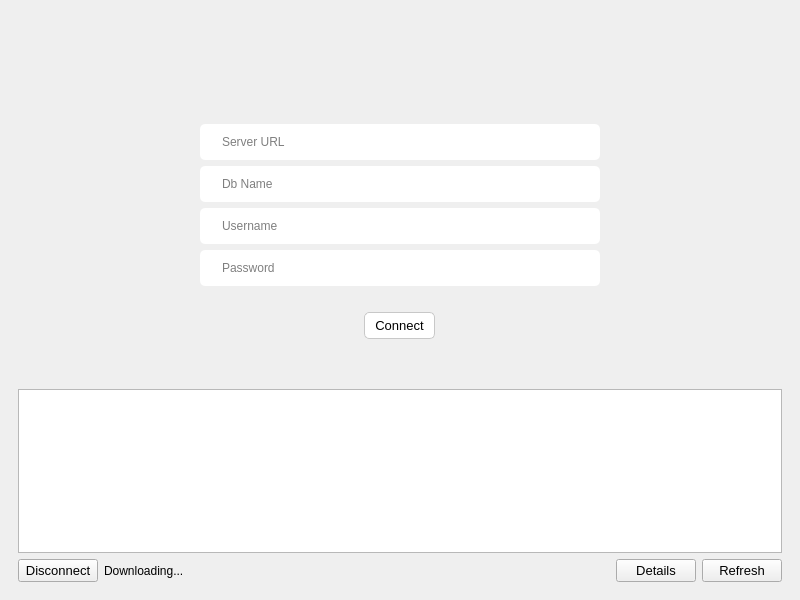
<?xml version="1.0" encoding="UTF-8"?>
<ui version="4.0">
 <class>MainWindow</class>
 <widget class="QMainWindow" name="MainWindow">
  <property name="geometry">
   <rect>
    <x>0</x>
    <y>0</y>
    <width>800</width>
    <height>600</height>
   </rect>
  </property>
  <property name="windowTitle">
   <string>MainWindow</string>
  </property>
  <widget class="QWidget" name="centralwidget">
   <layout class="QVBoxLayout" name="verticalLayout_12">
    <item>
     <layout class="QVBoxLayout" name="verticalLayout_11">
      <item>
       <widget class="QWidget" name="loginAreaWidget" native="true">
        <property name="minimumSize">
         <size>
          <width>0</width>
          <height>200</height>
         </size>
        </property>
        <layout class="QVBoxLayout" name="verticalLayout_2">
         <property name="leftMargin">
          <number>80</number>
         </property>
         <property name="rightMargin">
          <number>80</number>
         </property>
         <item>
          <spacer name="verticalSpacer_3">
           <property name="orientation">
            <enum>Qt::Vertical</enum>
           </property>
           <property name="sizeHint" stdset="0">
            <size>
             <width>20</width>
             <height>40</height>
            </size>
           </property>
          </spacer>
         </item>
         <item>
          <widget class="QLabel" name="label">
           <property name="text">
            <string/>
           </property>
           <property name="pixmap">
            <pixmap resource="resources.qrc">:/icons/icons/lxobserver_logo.png</pixmap>
           </property>
           <property name="alignment">
            <set>Qt::AlignCenter</set>
           </property>
          </widget>
         </item>
         <item>
          <spacer name="verticalSpacer">
           <property name="orientation">
            <enum>Qt::Vertical</enum>
           </property>
           <property name="sizeType">
            <enum>QSizePolicy::Fixed</enum>
           </property>
           <property name="sizeHint" stdset="0">
            <size>
             <width>20</width>
             <height>60</height>
            </size>
           </property>
          </spacer>
         </item>
         <item>
          <layout class="QHBoxLayout" name="horizontalLayout_4">
           <property name="spacing">
            <number>0</number>
           </property>
           <item>
            <widget class="QLineEdit" name="serverUrlLineEdit">
             <property name="sizePolicy">
              <sizepolicy hsizetype="Fixed" vsizetype="Fixed">
               <horstretch>0</horstretch>
               <verstretch>0</verstretch>
              </sizepolicy>
             </property>
             <property name="minimumSize">
              <size>
               <width>400</width>
               <height>0</height>
              </size>
             </property>
             <property name="styleSheet">
              <string notr="true">padding: 10px 20px; background-color: white; border-radius: 5px;</string>
             </property>
             <property name="placeholderText">
              <string>Server URL</string>
             </property>
            </widget>
           </item>
          </layout>
         </item>
         <item>
          <layout class="QHBoxLayout" name="horizontalLayout">
           <property name="spacing">
            <number>0</number>
           </property>
           <item>
            <widget class="QLineEdit" name="dbNameLineEdit">
             <property name="sizePolicy">
              <sizepolicy hsizetype="Fixed" vsizetype="Fixed">
               <horstretch>0</horstretch>
               <verstretch>0</verstretch>
              </sizepolicy>
             </property>
             <property name="minimumSize">
              <size>
               <width>400</width>
               <height>0</height>
              </size>
             </property>
             <property name="styleSheet">
              <string notr="true">padding: 10px 20px; background-color: white; border-radius: 5px;</string>
             </property>
             <property name="placeholderText">
              <string>Db Name</string>
             </property>
            </widget>
           </item>
          </layout>
         </item>
         <item>
          <layout class="QHBoxLayout" name="horizontalLayout_2">
           <property name="spacing">
            <number>0</number>
           </property>
           <item>
            <widget class="QLineEdit" name="userNameLineEdit">
             <property name="sizePolicy">
              <sizepolicy hsizetype="Fixed" vsizetype="Fixed">
               <horstretch>0</horstretch>
               <verstretch>0</verstretch>
              </sizepolicy>
             </property>
             <property name="minimumSize">
              <size>
               <width>400</width>
               <height>0</height>
              </size>
             </property>
             <property name="styleSheet">
              <string notr="true">padding: 10px 20px; background-color: white; border-radius: 5px;</string>
             </property>
             <property name="placeholderText">
              <string>Username</string>
             </property>
            </widget>
           </item>
          </layout>
         </item>
         <item>
          <layout class="QHBoxLayout" name="horizontalLayout_3">
           <property name="spacing">
            <number>0</number>
           </property>
           <item>
            <widget class="QLineEdit" name="passwordLineEdit">
             <property name="sizePolicy">
              <sizepolicy hsizetype="Fixed" vsizetype="Fixed">
               <horstretch>0</horstretch>
               <verstretch>0</verstretch>
              </sizepolicy>
             </property>
             <property name="minimumSize">
              <size>
               <width>400</width>
               <height>0</height>
              </size>
             </property>
             <property name="styleSheet">
              <string notr="true">padding: 10px 20px; background-color: white; border-radius: 5px;</string>
             </property>
             <property name="echoMode">
              <enum>QLineEdit::Password</enum>
             </property>
             <property name="placeholderText">
              <string>Password</string>
             </property>
            </widget>
           </item>
          </layout>
         </item>
         <item>
          <spacer name="verticalSpacer_4">
           <property name="orientation">
            <enum>Qt::Vertical</enum>
           </property>
           <property name="sizeType">
            <enum>QSizePolicy::Fixed</enum>
           </property>
           <property name="sizeHint" stdset="0">
            <size>
             <width>20</width>
             <height>20</height>
            </size>
           </property>
          </spacer>
         </item>
         <item>
          <layout class="QHBoxLayout" name="horizontalLayout_6">
           <item>
            <widget class="QPushButton" name="connectButton">
             <property name="sizePolicy">
              <sizepolicy hsizetype="Maximum" vsizetype="Fixed">
               <horstretch>0</horstretch>
               <verstretch>0</verstretch>
              </sizepolicy>
             </property>
             <property name="font">
              <font>
               <family>Segoe UI</family>
               <pointsize>10</pointsize>
              </font>
             </property>
             <property name="styleSheet">
              <string notr="true">#connectButton {
	padding: 5px 10px; border-radius: 5px; background-color:white; border: 1px solid rgb(200,200,200);
}

#connectButton:hover {
	padding: 5px 10px; border-radius: 5px; background-color:white; border 1px solid rgb(101, 155, 207);;
}

#connectButton:pressed {
	padding: 5px 10px; border-radius: 5px; background-color:rgb(240,240,240); border 2px inset grey;
}</string>
             </property>
             <property name="text">
              <string>Connect</string>
             </property>
            </widget>
           </item>
          </layout>
         </item>
         <item>
          <spacer name="verticalSpacer_2">
           <property name="orientation">
            <enum>Qt::Vertical</enum>
           </property>
           <property name="sizeHint" stdset="0">
            <size>
             <width>20</width>
             <height>40</height>
            </size>
           </property>
          </spacer>
         </item>
        </layout>
       </widget>
      </item>
      <item>
       <widget class="QWidget" name="mainAreaWidget" native="true">
        <layout class="QVBoxLayout" name="verticalLayout">
         <item>
          <widget class="QListView" name="listView">
           <property name="font">
            <font>
             <family>Calibri</family>
             <pointsize>14</pointsize>
             <bold>false</bold>
            </font>
           </property>
          </widget>
         </item>
         <item>
          <layout class="QHBoxLayout" name="horizontalLayout_5">
           <item>
            <widget class="QPushButton" name="disconnectButton">
             <property name="font">
              <font>
               <pointsize>10</pointsize>
              </font>
             </property>
             <property name="text">
              <string>Disconnect</string>
             </property>
            </widget>
           </item>
           <item>
            <widget class="QLabel" name="downloadLabel">
             <property name="enabled">
              <bool>true</bool>
             </property>
             <property name="text">
              <string>Downloading...</string>
             </property>
            </widget>
           </item>
           <item>
            <spacer name="horizontalSpacer">
             <property name="orientation">
              <enum>Qt::Horizontal</enum>
             </property>
             <property name="sizeHint" stdset="0">
              <size>
               <width>40</width>
               <height>20</height>
              </size>
             </property>
            </spacer>
           </item>
           <item>
            <widget class="QPushButton" name="DetailsButton">
             <property name="font">
              <font>
               <pointsize>10</pointsize>
              </font>
             </property>
             <property name="text">
              <string>Details</string>
             </property>
            </widget>
           </item>
           <item>
            <widget class="QPushButton" name="RefreshButton">
             <property name="font">
              <font>
               <pointsize>10</pointsize>
              </font>
             </property>
             <property name="text">
              <string>Refresh</string>
             </property>
            </widget>
           </item>
          </layout>
         </item>
        </layout>
       </widget>
      </item>
     </layout>
    </item>
   </layout>
  </widget>
  <widget class="QMenuBar" name="menubar">
   <property name="geometry">
    <rect>
     <x>0</x>
     <y>0</y>
     <width>800</width>
     <height>29</height>
    </rect>
   </property>
  </widget>
 </widget>
 <resources>
  <include location="resources.qrc"/>
 </resources>
 <connections/>
</ui>
